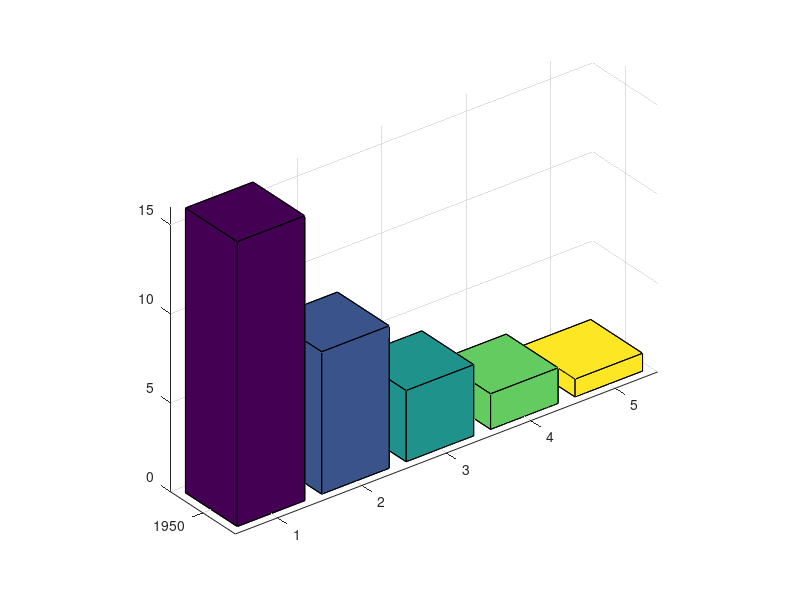

Write MATLAB code to recreate this figure. (Note: this script raises an error after producing the figure.)
%=============================================================================
% Copyright (c) 2016-present Allan CORNET (Nelson)
%=============================================================================
% This file is part of Nelson.
%=============================================================================
% LICENCE_BLOCK_BEGIN
% SPDX-License-Identifier: LGPL-3.0-or-later
% LICENCE_BLOCK_END
%=============================================================================
% <--ADV-CLI MODE-->
%=============================================================================

close all;
%=============================================================================
f = figure('Visible', 'on', 'Position', [100 100 620 460], 'Color', [1 1 1]);
axes('Parent', f);
z = [1950 1960 1970 1980 1990];
y = [16 8 4 2 1];
bar3(z, y);
colormap(parula(64));
title('explicit position 3d bars');
drawnow();
%=============================================================================
asserts.istrue(isgraphics(f, 'figure'));
asserts.isequal(f.Type, 'figure');
asserts.isequal(char(f.Visible), 'on');
asserts.isequal(f.Color, [1 1 1]);
axesHandles = findobj(f, 'Type', 'axes');
asserts.isequal(numel(axesHandles), 1);
for k = 1:numel(axesHandles)
  asserts.isequal(axesHandles(k).Type, 'axes');
  asserts.isequal(axesHandles(k).Parent, f);
end
surfaceObjects = findobj(f, 'Type', 'surface');
asserts.isequal(numel(surfaceObjects), 1);
asserts.istrue(all(isgraphics(surfaceObjects, 'surface')));
for k = 1:numel(surfaceObjects)
  asserts.isequal(surfaceObjects(k).Type, 'surface');
end
close(f);
close all;
%=============================================================================
